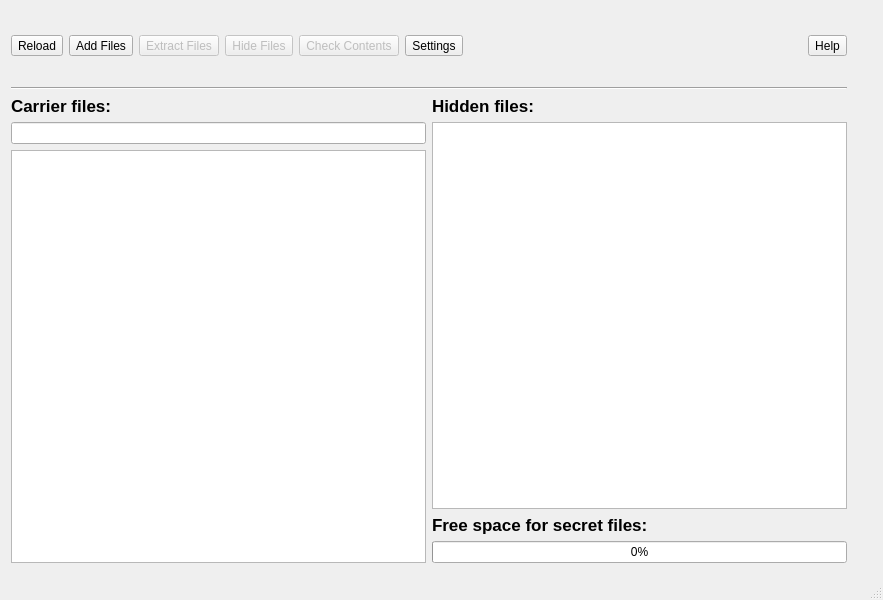
<?xml version="1.0" encoding="UTF-8"?>
<ui version="4.0">
 <class>MainWindow</class>
 <widget class="QMainWindow" name="MainWindow">
  <property name="geometry">
   <rect>
    <x>0</x>
    <y>0</y>
    <width>883</width>
    <height>600</height>
   </rect>
  </property>
  <property name="minimumSize">
   <size>
    <width>800</width>
    <height>600</height>
   </size>
  </property>
  <property name="windowTitle">
   <string>Steghide-GUI</string>
  </property>
  <widget class="QWidget" name="centralWidget">
   <property name="layoutDirection">
    <enum>Qt::LeftToRight</enum>
   </property>
   <widget class="QWidget" name="layoutWidget">
    <property name="geometry">
     <rect>
      <x>0</x>
      <y>0</y>
      <width>858</width>
      <height>574</height>
     </rect>
    </property>
    <layout class="QGridLayout" name="gridLayout">
     <item row="3" column="0" colspan="2">
      <widget class="QLineEdit" name="FilesAndFolders_MainPath">
       <property name="sizePolicy">
        <sizepolicy hsizetype="Preferred" vsizetype="Fixed">
         <horstretch>0</horstretch>
         <verstretch>0</verstretch>
        </sizepolicy>
       </property>
       <property name="text">
        <string/>
       </property>
      </widget>
     </item>
     <item row="5" column="2" colspan="2">
      <widget class="QLabel" name="Label_SpaceforFiles">
       <property name="sizePolicy">
        <sizepolicy hsizetype="MinimumExpanding" vsizetype="Fixed">
         <horstretch>0</horstretch>
         <verstretch>0</verstretch>
        </sizepolicy>
       </property>
       <property name="font">
        <font>
         <pointsize>13</pointsize>
         <weight>75</weight>
         <bold>true</bold>
        </font>
       </property>
       <property name="text">
        <string>Free space for secret files:</string>
       </property>
      </widget>
     </item>
     <item row="2" column="2" colspan="2">
      <widget class="QLabel" name="Label_Secret_Files">
       <property name="sizePolicy">
        <sizepolicy hsizetype="MinimumExpanding" vsizetype="Fixed">
         <horstretch>0</horstretch>
         <verstretch>0</verstretch>
        </sizepolicy>
       </property>
       <property name="font">
        <font>
         <pointsize>13</pointsize>
         <weight>75</weight>
         <bold>true</bold>
        </font>
       </property>
       <property name="toolTip">
        <string>(Super Secret Files)</string>
       </property>
       <property name="toolTipDuration">
        <number>-1</number>
       </property>
       <property name="text">
        <string>Hidden files:</string>
       </property>
      </widget>
     </item>
     <item row="4" column="0" rowspan="3" colspan="2">
      <widget class="QTreeView" name="FilesAndFoldersTreeView">
       <property name="sizePolicy">
        <sizepolicy hsizetype="Preferred" vsizetype="Preferred">
         <horstretch>0</horstretch>
         <verstretch>0</verstretch>
        </sizepolicy>
       </property>
       <property name="sizeAdjustPolicy">
        <enum>QAbstractScrollArea::AdjustToContents</enum>
       </property>
       <property name="uniformRowHeights">
        <bool>true</bool>
       </property>
       <property name="sortingEnabled">
        <bool>true</bool>
       </property>
       <attribute name="headerCascadingSectionResizes">
        <bool>true</bool>
       </attribute>
      </widget>
     </item>
     <item row="2" column="0" colspan="2">
      <widget class="QLabel" name="Label_Carrier_Files">
       <property name="sizePolicy">
        <sizepolicy hsizetype="Preferred" vsizetype="Fixed">
         <horstretch>0</horstretch>
         <verstretch>0</verstretch>
        </sizepolicy>
       </property>
       <property name="font">
        <font>
         <pointsize>13</pointsize>
         <weight>75</weight>
         <bold>true</bold>
        </font>
       </property>
       <property name="text">
        <string>Carrier files:</string>
       </property>
      </widget>
     </item>
     <item row="6" column="2" colspan="2">
      <widget class="QProgressBar" name="FreeSpaceProgressBar">
       <property name="sizePolicy">
        <sizepolicy hsizetype="MinimumExpanding" vsizetype="Fixed">
         <horstretch>0</horstretch>
         <verstretch>0</verstretch>
        </sizepolicy>
       </property>
       <property name="minimum">
        <number>0</number>
       </property>
       <property name="maximum">
        <number>100</number>
       </property>
       <property name="value">
        <number>0</number>
       </property>
       <property name="textVisible">
        <bool>true</bool>
       </property>
      </widget>
     </item>
     <item row="3" column="2" rowspan="2" colspan="2">
      <widget class="QTableView" name="FileTableView">
       <property name="sizePolicy">
        <sizepolicy hsizetype="Preferred" vsizetype="Preferred">
         <horstretch>0</horstretch>
         <verstretch>0</verstretch>
        </sizepolicy>
       </property>
       <property name="sizeAdjustPolicy">
        <enum>QAbstractScrollArea::AdjustToContents</enum>
       </property>
       <property name="editTriggers">
        <set>QAbstractItemView::NoEditTriggers</set>
       </property>
       <attribute name="horizontalHeaderCascadingSectionResizes">
        <bool>true</bool>
       </attribute>
       <attribute name="horizontalHeaderDefaultSectionSize">
        <number>180</number>
       </attribute>
       <attribute name="horizontalHeaderMinimumSectionSize">
        <number>30</number>
       </attribute>
       <attribute name="horizontalHeaderShowSortIndicator" stdset="0">
        <bool>false</bool>
       </attribute>
       <attribute name="horizontalHeaderStretchLastSection">
        <bool>true</bool>
       </attribute>
       <attribute name="verticalHeaderCascadingSectionResizes">
        <bool>false</bool>
       </attribute>
       <attribute name="verticalHeaderMinimumSectionSize">
        <number>30</number>
       </attribute>
       <attribute name="verticalHeaderStretchLastSection">
        <bool>true</bool>
       </attribute>
      </widget>
     </item>
     <item row="1" column="0" colspan="4">
      <widget class="Line" name="line">
       <property name="orientation">
        <enum>Qt::Horizontal</enum>
       </property>
      </widget>
     </item>
     <item row="0" column="0" colspan="4">
      <layout class="QGridLayout" name="MenuGridLayout">
       <item row="0" column="1">
        <widget class="QToolButton" name="AddFilesButton">
         <property name="toolTip">
          <string>Add a file to the list of files to be hidden</string>
         </property>
         <property name="text">
          <string>Add Files</string>
         </property>
         <property name="icon">
          <iconset resource="imageresources.qrc">
           <normaloff>:/resources/images/add.png</normaloff>:/resources/images/add.png</iconset>
         </property>
         <property name="iconSize">
          <size>
           <width>100</width>
           <height>40</height>
          </size>
         </property>
         <property name="toolButtonStyle">
          <enum>Qt::ToolButtonTextUnderIcon</enum>
         </property>
        </widget>
       </item>
       <item row="0" column="8">
        <widget class="QToolButton" name="HelpButton">
         <property name="toolTip">
          <string>Pretty self explainatory</string>
         </property>
         <property name="text">
          <string>Help</string>
         </property>
         <property name="icon">
          <iconset resource="imageresources.qrc">
           <normaloff>:/resources/images/help.png</normaloff>:/resources/images/help.png</iconset>
         </property>
         <property name="iconSize">
          <size>
           <width>100</width>
           <height>40</height>
          </size>
         </property>
         <property name="toolButtonStyle">
          <enum>Qt::ToolButtonTextUnderIcon</enum>
         </property>
        </widget>
       </item>
       <item row="0" column="2">
        <widget class="QToolButton" name="ExtractButton">
         <property name="enabled">
          <bool>false</bool>
         </property>
         <property name="toolTip">
          <string>Extract files from carrier</string>
         </property>
         <property name="statusTip">
          <string/>
         </property>
         <property name="text">
          <string>Extract Files</string>
         </property>
         <property name="icon">
          <iconset resource="imageresources.qrc">
           <normaloff>:/resources/images/extract.png</normaloff>:/resources/images/extract.png</iconset>
         </property>
         <property name="iconSize">
          <size>
           <width>100</width>
           <height>40</height>
          </size>
         </property>
         <property name="toolButtonStyle">
          <enum>Qt::ToolButtonTextUnderIcon</enum>
         </property>
        </widget>
       </item>
       <item row="0" column="0">
        <widget class="QToolButton" name="ReloadButton">
         <property name="toolTip">
          <string>Refresh the file explorer</string>
         </property>
         <property name="text">
          <string>Reload</string>
         </property>
         <property name="icon">
          <iconset resource="imageresources.qrc">
           <normaloff>:/resources/images/reload.png</normaloff>:/resources/images/reload.png</iconset>
         </property>
         <property name="iconSize">
          <size>
           <width>100</width>
           <height>40</height>
          </size>
         </property>
         <property name="toolButtonStyle">
          <enum>Qt::ToolButtonTextUnderIcon</enum>
         </property>
        </widget>
       </item>
       <item row="0" column="7">
        <spacer name="horizontalSpacer">
         <property name="orientation">
          <enum>Qt::Horizontal</enum>
         </property>
         <property name="sizeType">
          <enum>QSizePolicy::Expanding</enum>
         </property>
         <property name="sizeHint" stdset="0">
          <size>
           <width>13</width>
           <height>70</height>
          </size>
         </property>
        </spacer>
       </item>
       <item row="0" column="3">
        <widget class="QToolButton" name="EncodeButton">
         <property name="enabled">
          <bool>false</bool>
         </property>
         <property name="toolTip">
          <string>Place files into carrier</string>
         </property>
         <property name="text">
          <string>Hide Files</string>
         </property>
         <property name="icon">
          <iconset resource="imageresources.qrc">
           <normaloff>:/resources/images/encode.png</normaloff>:/resources/images/encode.png</iconset>
         </property>
         <property name="iconSize">
          <size>
           <width>100</width>
           <height>40</height>
          </size>
         </property>
         <property name="toolButtonStyle">
          <enum>Qt::ToolButtonTextUnderIcon</enum>
         </property>
        </widget>
       </item>
       <item row="0" column="5">
        <widget class="QToolButton" name="SettingsButton">
         <property name="toolTip">
          <string>Configure StegHide-GUI</string>
         </property>
         <property name="text">
          <string>Settings</string>
         </property>
         <property name="icon">
          <iconset resource="imageresources.qrc">
           <normaloff>:/resources/images/settings.png</normaloff>:/resources/images/settings.png</iconset>
         </property>
         <property name="iconSize">
          <size>
           <width>100</width>
           <height>40</height>
          </size>
         </property>
         <property name="toolButtonStyle">
          <enum>Qt::ToolButtonTextUnderIcon</enum>
         </property>
        </widget>
       </item>
       <item row="0" column="4">
        <widget class="QToolButton" name="CheckFileButton">
         <property name="enabled">
          <bool>false</bool>
         </property>
         <property name="sizePolicy">
          <sizepolicy hsizetype="Fixed" vsizetype="Fixed">
           <horstretch>0</horstretch>
           <verstretch>0</verstretch>
          </sizepolicy>
         </property>
         <property name="font">
          <font>
           <pointsize>9</pointsize>
          </font>
         </property>
         <property name="toolTip">
          <string>Check file for StegHide information</string>
         </property>
         <property name="text">
          <string>Check Contents</string>
         </property>
         <property name="icon">
          <iconset resource="imageresources.qrc">
           <normaloff>:/resources/images/convert.png</normaloff>:/resources/images/convert.png</iconset>
         </property>
         <property name="iconSize">
          <size>
           <width>100</width>
           <height>40</height>
          </size>
         </property>
         <property name="checkable">
          <bool>false</bool>
         </property>
         <property name="toolButtonStyle">
          <enum>Qt::ToolButtonTextUnderIcon</enum>
         </property>
        </widget>
       </item>
      </layout>
     </item>
    </layout>
    <zorder>FreeSpaceProgressBar</zorder>
    <zorder>Label_SpaceforFiles</zorder>
    <zorder>line</zorder>
    <zorder>FileTableView</zorder>
    <zorder>Label_Secret_Files</zorder>
    <zorder>FilesAndFoldersTreeView</zorder>
    <zorder>FilesAndFolders_MainPath</zorder>
    <zorder>Label_Carrier_Files</zorder>
    <zorder></zorder>
   </widget>
  </widget>
  <widget class="QStatusBar" name="statusBar"/>
 </widget>
 <layoutdefault spacing="6" margin="11"/>
 <resources>
  <include location="imageresources.qrc"/>
 </resources>
 <connections/>
</ui>
